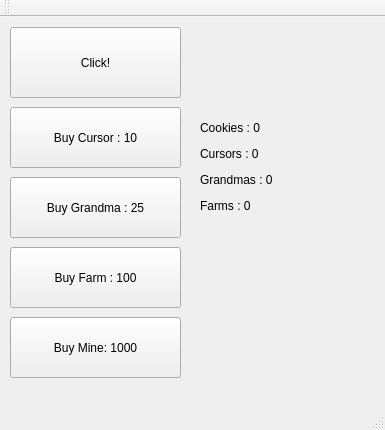
<?xml version="1.0" encoding="UTF-8"?>
<ui version="4.0">
 <class>MainWindow</class>
 <widget class="QMainWindow" name="MainWindow">
  <property name="geometry">
   <rect>
    <x>0</x>
    <y>0</y>
    <width>385</width>
    <height>430</height>
   </rect>
  </property>
  <property name="windowTitle">
   <string>MainWindow</string>
  </property>
  <widget class="QWidget" name="centralWidget">
   <widget class="QPushButton" name="button_cookie">
    <property name="geometry">
     <rect>
      <x>10</x>
      <y>10</y>
      <width>171</width>
      <height>71</height>
     </rect>
    </property>
    <property name="text">
     <string>Click!</string>
    </property>
   </widget>
   <widget class="QPushButton" name="button_cursor">
    <property name="geometry">
     <rect>
      <x>10</x>
      <y>90</y>
      <width>171</width>
      <height>61</height>
     </rect>
    </property>
    <property name="toolTip">
     <string>Gives 1 cookie per second.</string>
    </property>
    <property name="text">
     <string>Buy Cursor : 10</string>
    </property>
   </widget>
   <widget class="QPushButton" name="button_grandma">
    <property name="geometry">
     <rect>
      <x>10</x>
      <y>160</y>
      <width>171</width>
      <height>61</height>
     </rect>
    </property>
    <property name="toolTip">
     <string>Gives 5 cookies per second.</string>
    </property>
    <property name="text">
     <string>Buy Grandma : 25</string>
    </property>
   </widget>
   <widget class="QPushButton" name="button_farm">
    <property name="geometry">
     <rect>
      <x>10</x>
      <y>230</y>
      <width>171</width>
      <height>61</height>
     </rect>
    </property>
    <property name="toolTip">
     <string>Gives 10 cookies per second.</string>
    </property>
    <property name="text">
     <string>Buy Farm : 100</string>
    </property>
   </widget>
   <widget class="QLabel" name="label">
    <property name="geometry">
     <rect>
      <x>200</x>
      <y>10</y>
      <width>171</width>
      <height>281</height>
     </rect>
    </property>
    <property name="text">
     <string>&lt;html&gt;&lt;head/&gt;&lt;body&gt;&lt;p&gt;Cookies : 0&lt;/p&gt;&lt;p&gt;Cursors : 0&lt;/p&gt;&lt;p&gt;Grandmas : 0&lt;/p&gt;&lt;p&gt;Farms : 0&lt;/p&gt;&lt;/body&gt;&lt;/html&gt;</string>
    </property>
   </widget>
   <widget class="QPushButton" name="button_mine">
    <property name="geometry">
     <rect>
      <x>10</x>
      <y>300</y>
      <width>171</width>
      <height>61</height>
     </rect>
    </property>
    <property name="toolTip">
     <string>Gives 50 cookies per second.</string>
    </property>
    <property name="text">
     <string>Buy Mine: 1000</string>
    </property>
   </widget>
  </widget>
  <widget class="QMenuBar" name="menuBar">
   <property name="geometry">
    <rect>
     <x>0</x>
     <y>0</y>
     <width>385</width>
     <height>19</height>
    </rect>
   </property>
  </widget>
  <widget class="QToolBar" name="mainToolBar">
   <attribute name="toolBarArea">
    <enum>TopToolBarArea</enum>
   </attribute>
   <attribute name="toolBarBreak">
    <bool>false</bool>
   </attribute>
  </widget>
  <widget class="QStatusBar" name="statusBar"/>
 </widget>
 <layoutdefault spacing="6" margin="11"/>
 <resources/>
 <connections/>
</ui>
